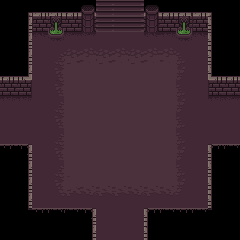

Below is a game level as drawn by its tile map, then a one-line description and the .tmx that defines it (tile-layer data replaced by summaries):
An orthogonal 15x15 tile map with 16x16 px tiles, 2 tile layers (Capa de Patrones 1, Capa de patrones 2).

<map version="1.0" tiledversion="1.1.3" orientation="orthogonal" renderorder="right-down" width="15" height="15" tilewidth="16" tileheight="16" infinite="0" nextobjectid="1">
 <tileset firstgid="1" name="0x72_16x16DungeonTileset.v4" tilewidth="16" tileheight="16" tilecount="256" columns="16">
  <image source="0x72_16x16DungeonTileset.v4.png" width="256" height="256" />
 </tileset>
 <layer name="Capa de Patrones 1" width="15" height="15">
  <data>[225 cells, 145 non-empty, 19 distinct tile ids]</data>
 </layer>
 <layer name="Capa de patrones 2" width="15" height="15">
  <data>[225 cells, 56 non-empty, 23 distinct tile ids]</data>
 </layer>
</map>
